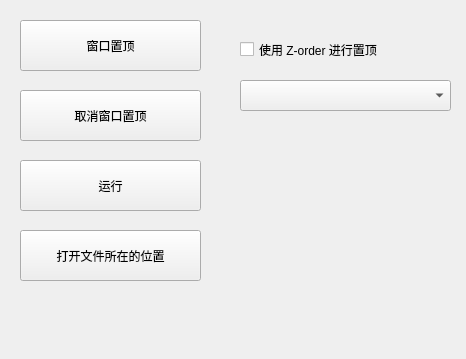
<?xml version="1.0" encoding="UTF-8"?>
<ui version="4.0">
 <class>MainWindow</class>
 <widget class="QMainWindow" name="MainWindow">
  <property name="geometry">
   <rect>
    <x>0</x>
    <y>0</y>
    <width>466</width>
    <height>359</height>
   </rect>
  </property>
  <property name="windowTitle">
   <string>MainWindow</string>
  </property>
  <property name="animated">
   <bool>true</bool>
  </property>
  <widget class="QWidget" name="centralwidget">
   <property name="enabled">
    <bool>true</bool>
   </property>
   <widget class="QPushButton" name="pushButton">
    <property name="geometry">
     <rect>
      <x>20</x>
      <y>20</y>
      <width>181</width>
      <height>51</height>
     </rect>
    </property>
    <property name="styleSheet">
     <string notr="true">font: 11pt &quot;Microsoft YaHei UI&quot;;
</string>
    </property>
    <property name="text">
     <string>窗口置顶</string>
    </property>
   </widget>
   <widget class="QPushButton" name="pushButton_2">
    <property name="geometry">
     <rect>
      <x>20</x>
      <y>90</y>
      <width>181</width>
      <height>51</height>
     </rect>
    </property>
    <property name="styleSheet">
     <string notr="true">
font: 11pt &quot;Microsoft YaHei UI&quot;;</string>
    </property>
    <property name="text">
     <string>取消窗口置顶</string>
    </property>
   </widget>
   <widget class="QPushButton" name="pushButton_3">
    <property name="geometry">
     <rect>
      <x>20</x>
      <y>160</y>
      <width>181</width>
      <height>51</height>
     </rect>
    </property>
    <property name="styleSheet">
     <string notr="true">
font: 11pt &quot;Microsoft YaHei UI&quot;;</string>
    </property>
    <property name="text">
     <string>运行</string>
    </property>
   </widget>
   <widget class="QPushButton" name="pushButton_4">
    <property name="geometry">
     <rect>
      <x>20</x>
      <y>230</y>
      <width>181</width>
      <height>51</height>
     </rect>
    </property>
    <property name="styleSheet">
     <string notr="true">
font: 11pt &quot;Microsoft YaHei UI&quot;;</string>
    </property>
    <property name="text">
     <string>打开文件所在的位置</string>
    </property>
   </widget>
   <widget class="QCheckBox" name="checkBox">
    <property name="geometry">
     <rect>
      <x>240</x>
      <y>40</y>
      <width>161</width>
      <height>19</height>
     </rect>
    </property>
    <property name="text">
     <string>使用 Z-order 进行置顶</string>
    </property>
   </widget>
   <widget class="QComboBox" name="comboBox">
    <property name="geometry">
     <rect>
      <x>240</x>
      <y>80</y>
      <width>211</width>
      <height>31</height>
     </rect>
    </property>
    <property name="editable">
     <bool>false</bool>
    </property>
    <property name="frame">
     <bool>true</bool>
    </property>
   </widget>
  </widget>
  <widget class="QStatusBar" name="statusbar">
   <property name="sizeGripEnabled">
    <bool>false</bool>
   </property>
  </widget>
 </widget>
 <resources/>
 <connections>
  <connection>
   <sender>checkBox</sender>
   <signal>clicked(bool)</signal>
   <receiver>comboBox</receiver>
   <slot>setVisible(bool)</slot>
   <hints>
    <hint type="sourcelabel">
     <x>314</x>
     <y>53</y>
    </hint>
    <hint type="destinationlabel">
     <x>314</x>
     <y>88</y>
    </hint>
   </hints>
  </connection>
 </connections>
</ui>
